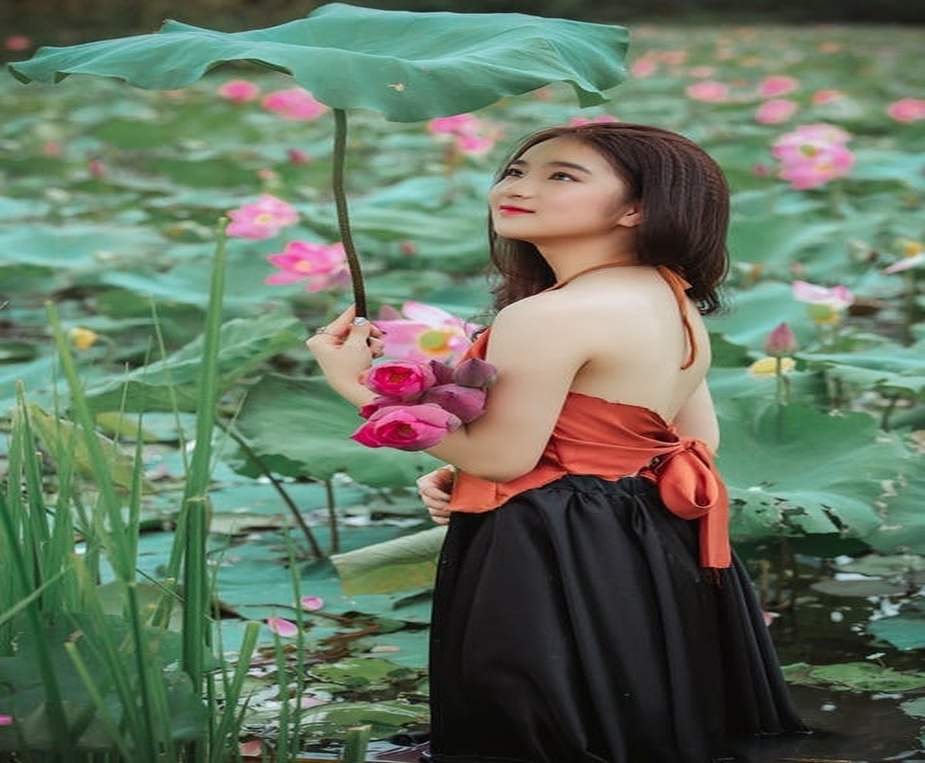
#> input picture OpenCV2/images/3.jpeg, 925 x 763 px, shrunk from 1152 x 951 before the run
$ python Image_Translation.py
#> lines starting #> are read from the running program, lines starting #| are printed output that depends on the picture
"""
    Image translation

    Translation refers to the rectilinear shit of an object i.e an image from one
    location to another. If we know the amount of shift in horizontal and the vertical
    direction, say (tx, ty) then we can make a transformation matrix e.g
    where tx denotes the shift along the x-axis and ty denotes shift along y-axis
    i.e the number of pixels by which we need to shift about in that direction.
    Now, we can use the cv2.wrapAffine() function to implement these translations.
    This function requires a 2x3 array. The numpy array should be of float type.
"""
import cv2
import numpy as np

img = cv2.imread("../images/3.jpeg")
#> img is the input picture: shape (763, 925, 3); mean B, G, R 96.8, 116, 100.4

# store height and width of the image
height, width = img.shape[:2]
#> height = 763; width = 925

quarter_height, quarter_width = height / 10, width / 10
#> quarter_height = 76.3; quarter_width = 92.5

T = np.float32([[1, 0, quarter_width], [0, 1, quarter_height]])
#> T = [[1, 0, 92.5], [0, 1, 76.3]]

# we use wrapAffine to transform
# the image using the matrix, T
img_translation = cv2.warpAffine(img, T, (width, height))
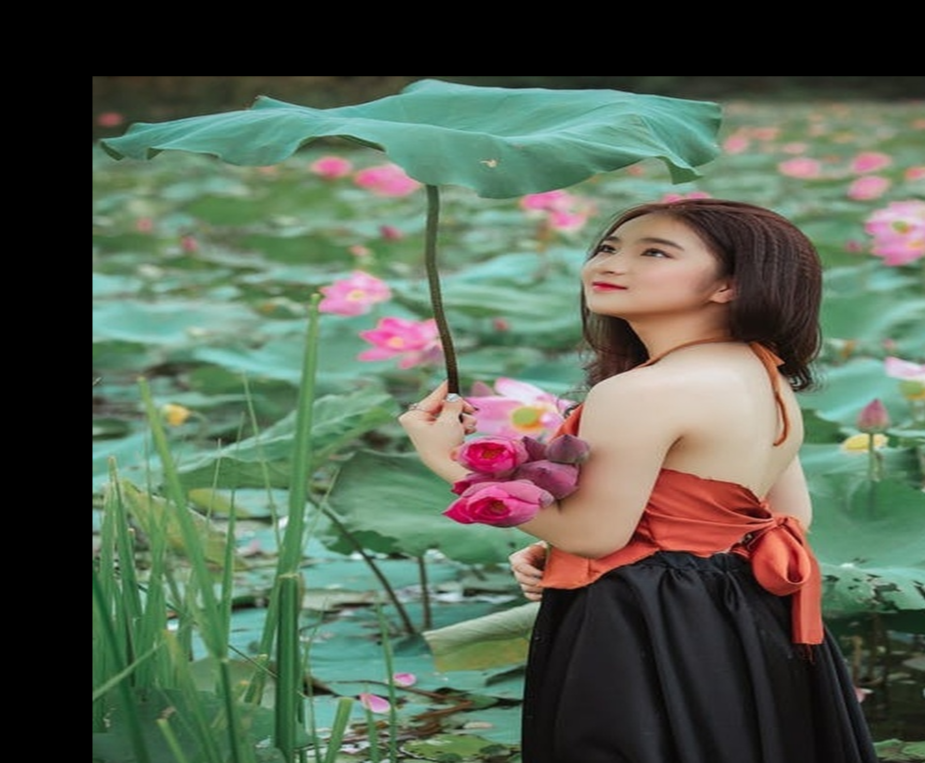
#> img_translation: shape (763, 925, 3); mean B, G, R 82.7, 98.9, 86.8

# stacking image side-by-side
# res = np.hstack((img, img_translation))

cv2.imshow("Original Image", img)
cv2.imshow("Translation Image", img_translation)
cv2.waitKey(0)
cv2.destroyAllWindows()

$ run again, with OpenCV2/images/1.jpeg copied over OpenCV2/images/3.jpeg
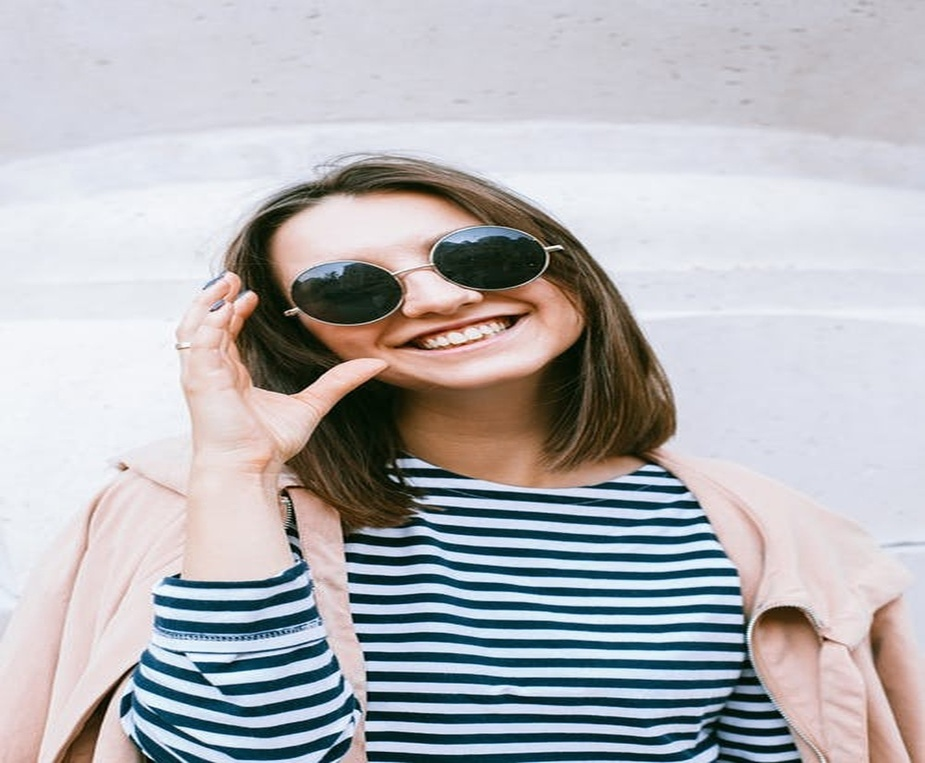
#> input picture OpenCV2/images/1.jpeg, 925 x 763 px, shrunk from 1152 x 951 before the run
#> img is the input picture: shape (763, 925, 3); mean B, G, R 183.8, 180, 180.6
#> `img_translation = cv2.warpAffine(img, T, (width, height))`:
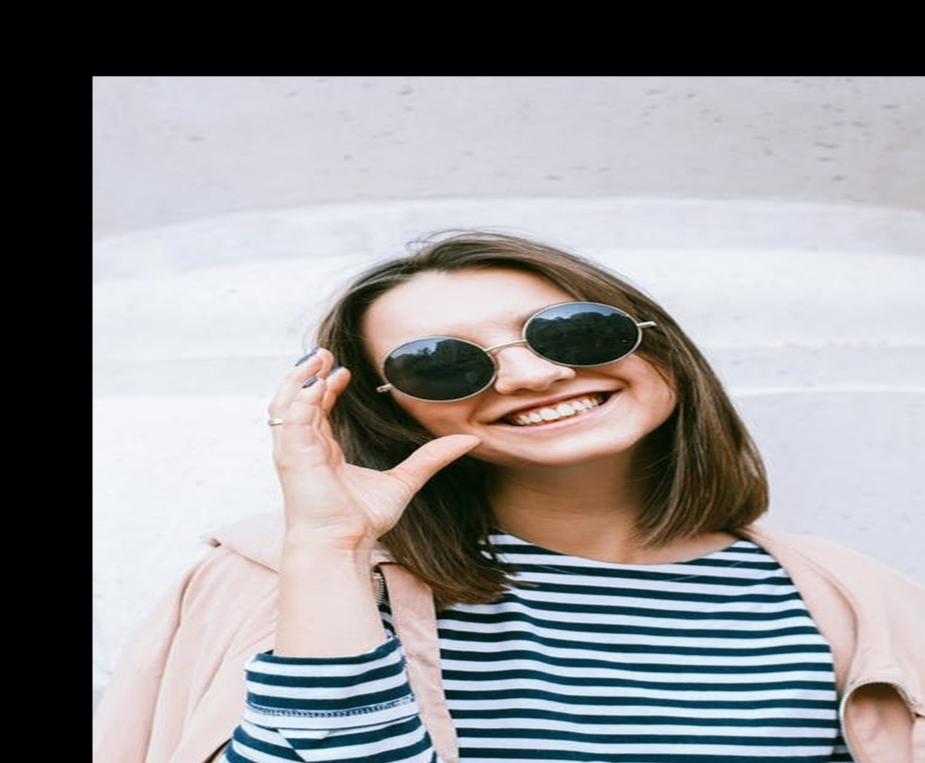
#> img_translation: shape (763, 925, 3); mean B, G, R 148.8, 146.6, 147.9

$ run again, with OpenCV2/images/2.jpeg copied over OpenCV2/images/3.jpeg
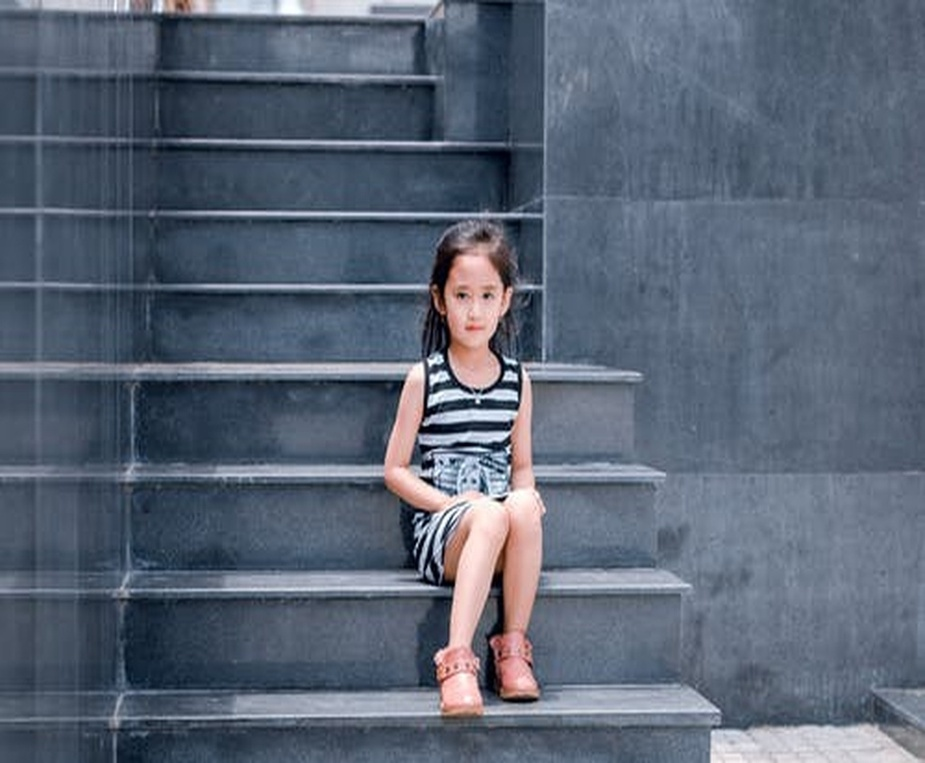
#> input picture OpenCV2/images/2.jpeg, 925 x 763 px, shrunk from 1152 x 951 before the run
#> img is the input picture: shape (763, 925, 3); mean B, G, R 116.7, 100.4, 89.8
#> `img_translation = cv2.warpAffine(img, T, (width, height))`:
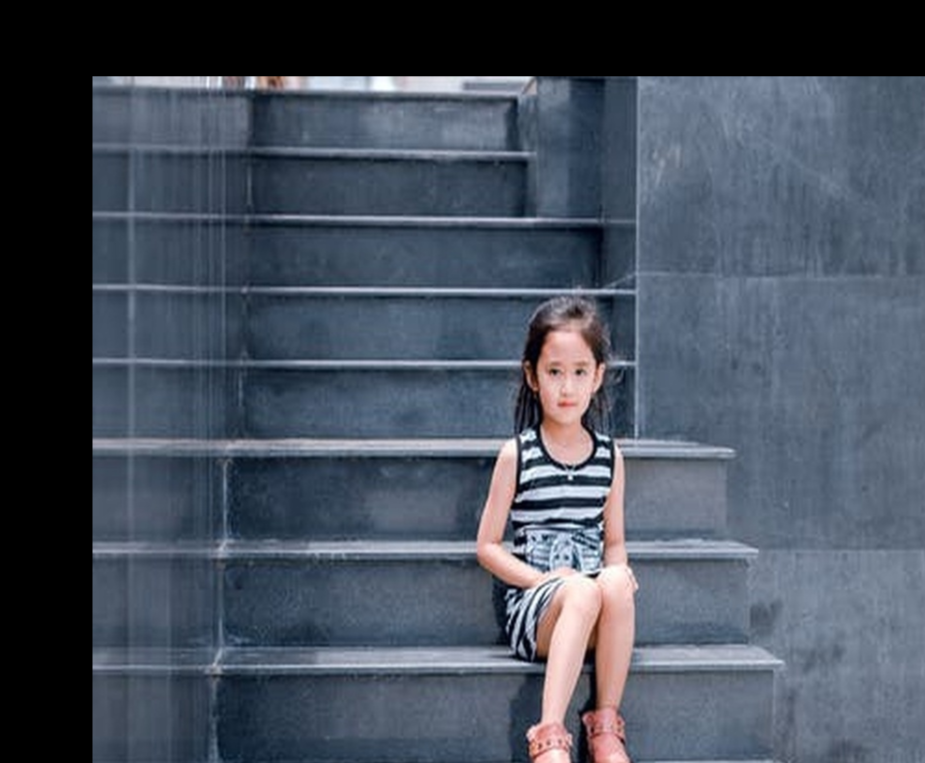
#> img_translation: shape (763, 925, 3); mean B, G, R 93.1, 79.8, 71.2
